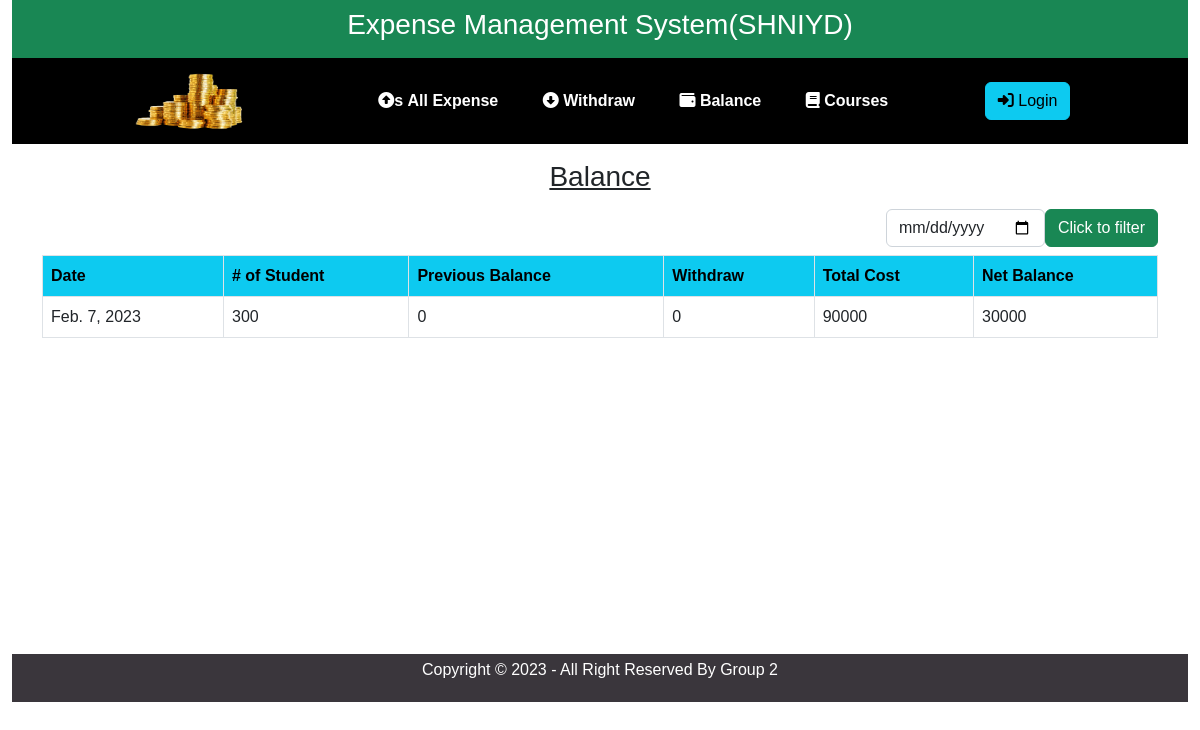
/balance/, run on an earlier commit of the app's database.
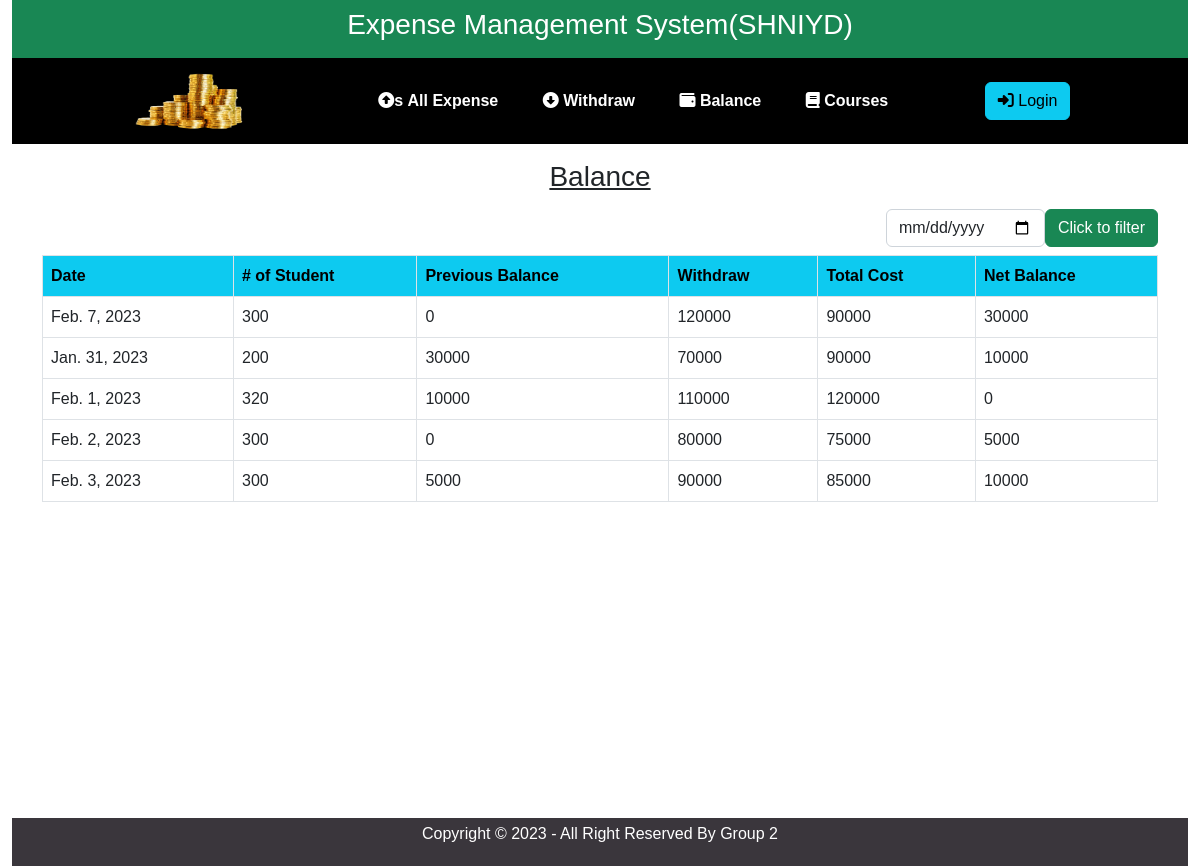
And on a later commit of the database.
### ExpenseApp/models.py (models this page shows)
class Balance(models.Model):
    date=models.DateField()
    number_of_student=models.IntegerField(default=0)
    privious_balance=models.IntegerField(default=0)
    withdraw_amount=models.PositiveIntegerField(default=0)
    total_cost=models.IntegerField(default=0)
    net_balance=models.IntegerField(default=0)

### ExpenseApp/views.py (the view, shortened to what this page needs)
# urls.py: path('balance/', views.DailyBalance, name='balance')
def DailyBalance(request):
    balance = Balance.objects.all()
    return render(request,'expenseApp/dailyBalance.html',{'balance':balance})

### templates/expenseApp/dailyBalance.html (shortened to what this page needs)
{% extends 'expenseApp/base.html'%}
{% block content %}
<div class="container">
<div class="text-center py-2">
    <h3 class="text-center py-2 text-decoration-underline">Balance</h3>
    <form class="d-flex justify-content-end align-items-center" action="" method="post">
            <input id="date" type="date" class="form-control" name="date" style="width: fit-content;">
            <input type="submit" value="Click to filter" class="btn btns btn-success">
    </form>
</div>
    <table class="table table-bordered table-hover">
        <tr class="text-bg-info">
            <th>Date</th>
            <th># of Student </th>
            <th>Previous Balance</th>
            <th>Withdraw</th>
            <th>Total Cost</th>
            <th>Net Balance</th>
        </tr>
        {% for x in balance %}
        <tr>
            <td>{{x.date}}</td>
            <td>{{x.number_of_student}}</td>
            <td>{{x.privious_balance}}</td>
            <td>{{x.withdraw_amount}}</td>
            <td>{{x.total_cost}}</td>
            <td>{{x.net_balance}}</td>
        </tr>
        {% endfor %}
    </table>
</div>
{% endblock %}

What changed in the data, as far as the page shows it:
changed Balance "Feb. 7, 2023": withdraw_amount "0" → "120000"
added Balance: date "Jan. 31, 2023", number_of_student "200", privious_balance "30000", withdraw_amount "70000", total_cost "90000", net_balance "10000"
added Balance: date "Feb. 1, 2023", number_of_student "320", privious_balance "10000", withdraw_amount "110000", total_cost "120000", net_balance "0"
added Balance: date "Feb. 2, 2023", number_of_student "300", privious_balance "0", withdraw_amount "80000", total_cost "75000", net_balance "5000"
added Balance: date "Feb. 3, 2023", number_of_student "300", privious_balance "5000", withdraw_amount "90000", total_cost "85000", net_balance "10000"
